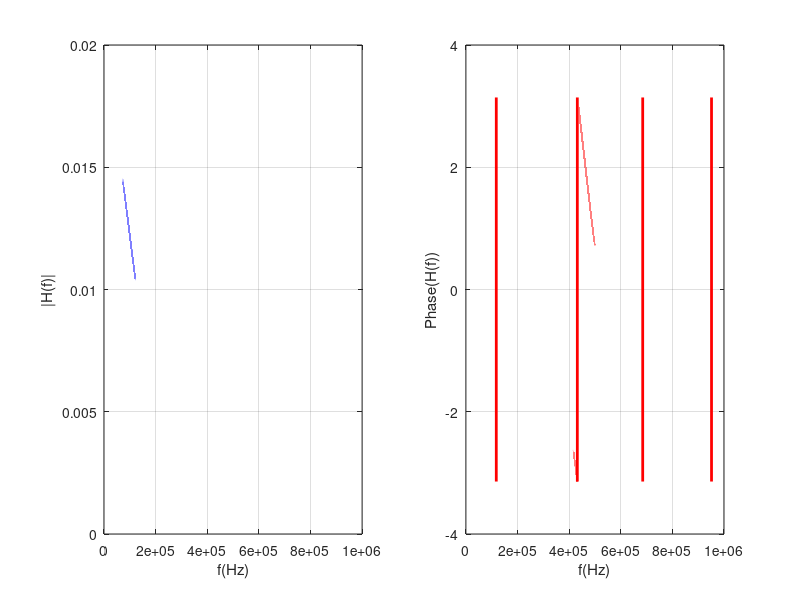

Here is the MATLAB script that generated this plot: (Note: this script raises an error after producing the figure.)
%% Part 1
%----------Defining the Parameters-------------
a = 1e-6;
b = 10e-6;
pathDelays = unifrnd(a,b,1,15); 
Alpha = zeros(1,15);
theta = zeros(1,15);
for i = 1:15
    T = pathDelays(i)/1e-6;
    sigma = sqrt(1e-3*T^(-4)/2);
    Alpha(i) = raylrnd(sigma);
    theta(i) = unifrnd(0,pi/2);
end

fc = 3e9;
wave_length =  3*1e8/fc;
v = 30;
f_D = v/wave_length.*cos(theta);
Phi_D = 2*pi*f_D.*pathDelays;
%----------Impulse Response Calculation---------
f = 0:1e6;
f1 = repmat(f,15,1);
Tau = repmat(pathDelays,length(f),1)';
Phi = repmat(Phi_D,length(f),1)';
A = repmat(Alpha,length(f),1)';
H = sum( A.*exp(-1i*(Phi+2*pi*f1.*Tau)) );
subplot(1,2,1)
plot(f,abs(H),'LineWidth',2)  
xlabel('f(Hz)')
ylabel('|H(f)|')
grid on
subplot(1,2,2)
plot(f,angle(H),'r','LineWidth',2)
xlabel('f(Hz)')
ylabel('Phase(H(f))')
grid on
%% Part 2
a = 1e-6;
b = 10e-6;
pathDelays = unifrnd(a,b,15,1e5);
T = pathDelays./1e-6;
sigma = sqrt(1e-3*T.^(-4)/2);
Alpha = raylrnd(sigma);
Alpha = Alpha.^2;
power = sum(Alpha);
Plot(power,'Channel Power')

x = 0:0.1:10;
y = expcdf(x,2);
figure;
plot(x,y)
xlabel('Observation')
ylabel('Cumulative Probability')
grid on
%% Functions
function [] = Plot(x,s)
    [h,stats] = cdfplot(x);
    legend('Empirical CDF')
    xlabel('Received power (dB)')
    ylabel('F(Received power)')
    title(s)
end